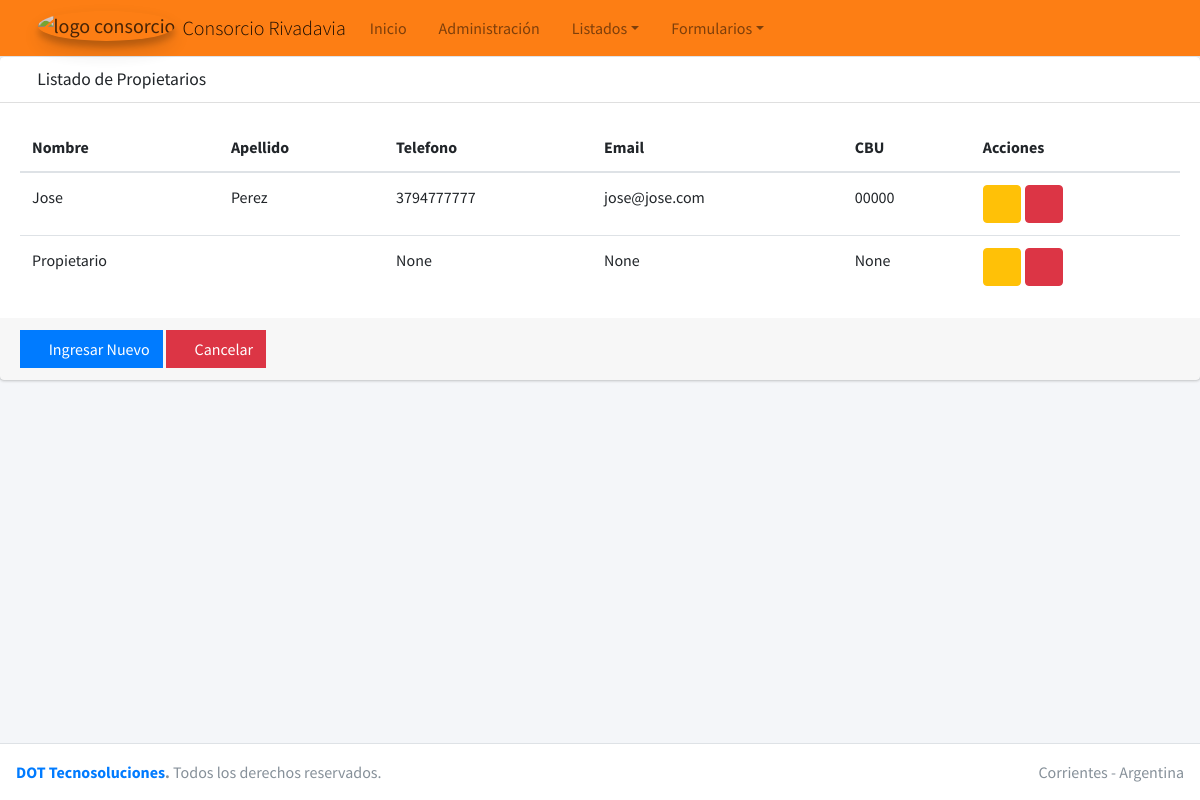
Before: /consorcio/inquilinos/ with the older database file.
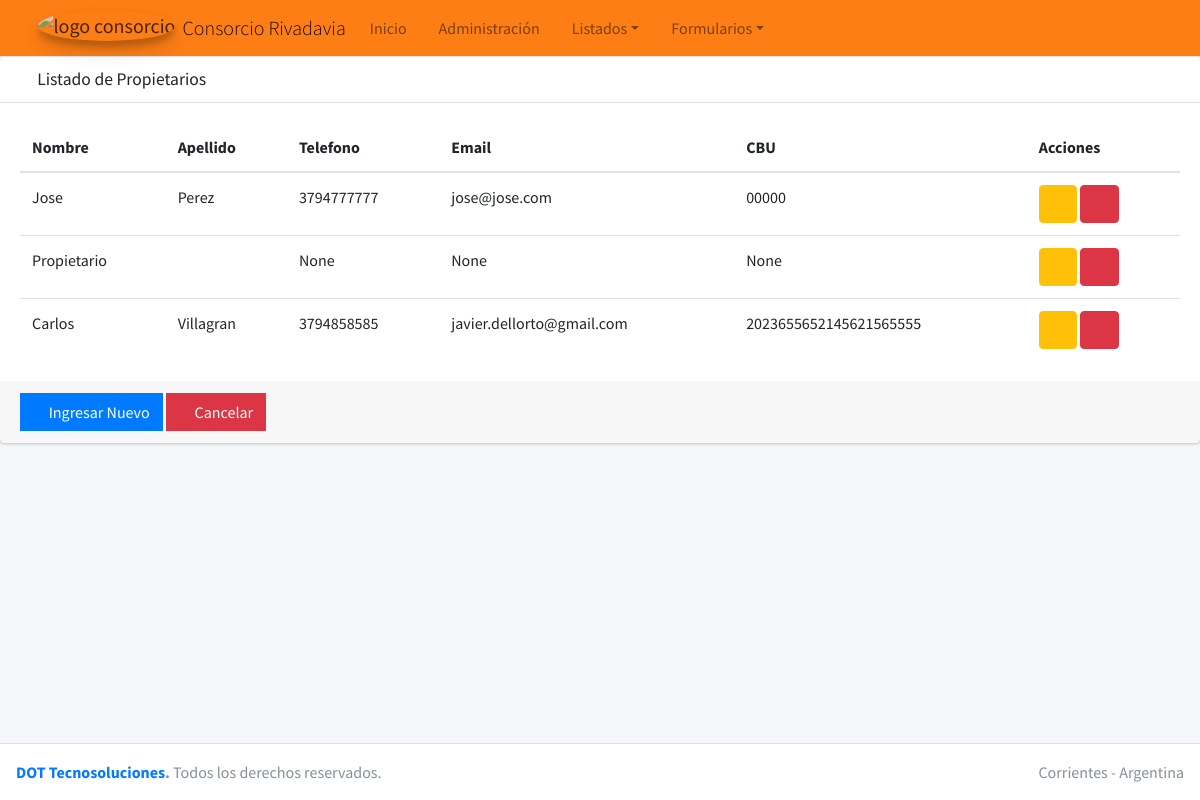
After: the same page with the newer database file.
### casa/models.py (models this page shows, shortened)
class Inquilino(models.Model):
    nombre = models.CharField(max_length=30)
    apellido = models.CharField(max_length=30, blank=True)
    telefono = models.CharField(max_length=10, blank=True, null=True)
    email = models.EmailField(blank=True, null=True)
    CBU = models.CharField(max_length=22, blank=True, null=True)
    creado = models.DateTimeField(auto_now_add=True)
    modificado = models.DateTimeField(auto_now=True)
    class Meta:
        verbose_name = ("Inquilino")
        verbose_name_plural = ("Inquilinos")

### casa/views.py (the view)
# urls.py: path('inquilinos/', views.FormularioPropietarioView.listado_inquilinos, name='inquilinos'),
    def listado_inquilinos(request):
        data = {
            'titulo': 'Listado de Propietarios',
            'inquilinos': Inquilino.objects.all()
        }
        return render(request, 'inquilinos.html', data)

### casa/templates/inquilinos.html
{% extends "list.html" %}
{% block columns %}
<tr>
  <th scope="col">Nombre</th>
  <th scope="col">Apellido</th>
  <th scope="col">Telefono</th>
  <th scope="col">Email</th>
  <th scope="col">CBU</th>
  <th scope="col">Acciones</th>
</tr>
{% endblock columns %}
{% block rows %}
{% for inquilino in inquilinos %}
<tr>
  <td>{{inquilino.nombre }}</td>
  <td>{{inquilino.apellido}}</td>
  <td>{{inquilino.telefono}}</td>
  <td>{{inquilino.email}}</td>
  <td>{{inquilino.CBU}}</td>
  <td>
    <a href="#" class="btn btn-warning">
      <i class="fas fa-edit"></i>
    </a>
    <a href="#" class="btn btn-danger">
      <i class="fas fa-trash"></i>
    </a>
  </td>
</tr>
{% endfor %}
{% endblock rows %}

Changed rows visible on the page:
added Inquilino: nombre "Carlos", apellido "Villagran", telefono "3794858585", email "javier.dellorto@gmail.com", CBU "2023655652145621565555"
